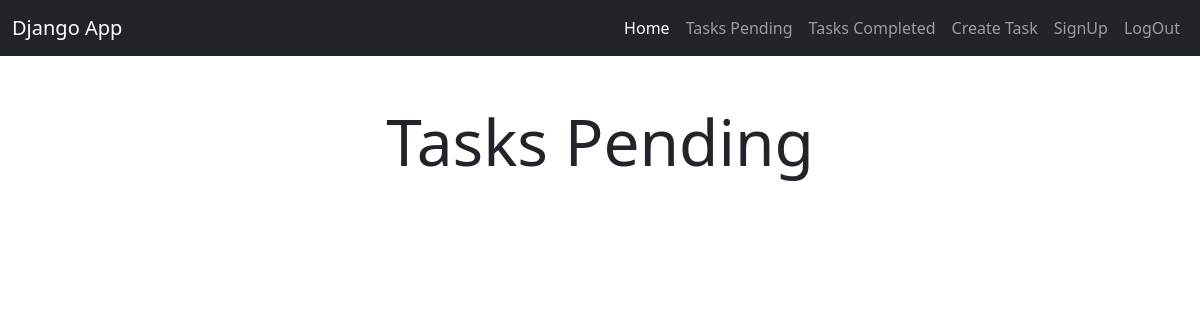
Page /tasks_completed/ (signed in) on the earlier database version.
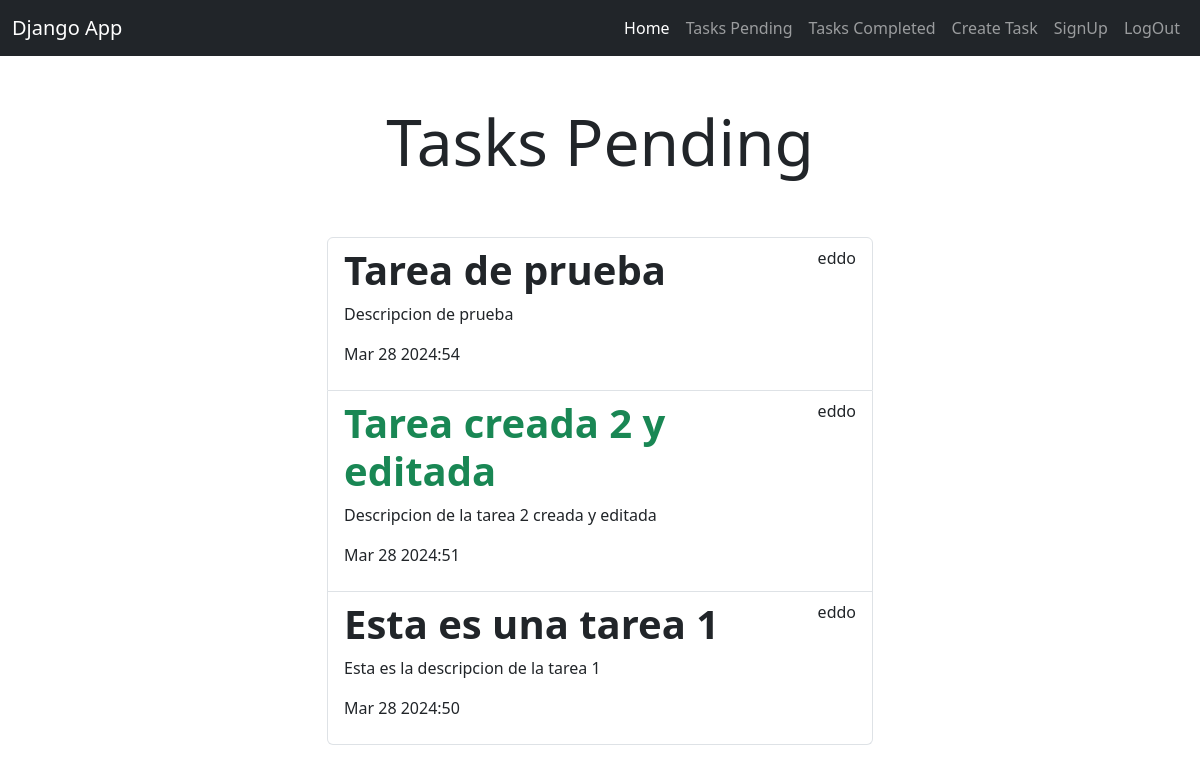
Same page on the later database version.
### tasks/models.py (models this page shows, shortened)
class Task(models.Model):
    title = models.CharField(max_length=100)
    description = models.TextField(blank=True)
    created = models.DateField(auto_now_add=True)
    datecompleted = models.DateTimeField(null=True, blank=True)
    important = models.BooleanField(default=False)
    user = models.ForeignKey(User, on_delete=models.CASCADE)

### tasks/views.py (the view)
# urls.py: path('tasks_completed/', views.tasks_completed, name='tasks_completed'),
@login_required
def tasks_completed(request):
    tasks = Task.objects.filter(user=request.user, datecompleted__isnull=False).order_by('-datecompleted')
    return render(request, 'tasks.html', {
        'tasks': tasks
    })

### tasks/templates/tasks.html
{% extends 'base.html' %}
{% block content %}
<main class="container">
    <div class="row">
        <div class="col-md-6 offset-md-3">
            <h1 class="text-center display-3 py-5">Tasks Pending</h1>
            <ul class="list-group">
                {% for task in tasks %}
                <a class="list-group-item" href="{% url 'task_detail' task.id %}">
                    <header class="d-flex justify-content-between">
                        {% if task.important %}
                        <h1 class="fw-bold text-success"><strong>{{task.title}}</strong></h1>
                        <p>{{task.user.username}}</p>
                        {% else %}
                        <h1 class="fw-bold">{{task.title}}</h1>
                        <p>{{task.user.username}}</p>
                        {% endif %}
                    </header>
                    <p>{{task.description}}</p>
                    <p>{{task.datecompleted|date:'M j Y:i'}}</p>
                </a>
                {% endfor %}
            </ul>
        </div>
    </div>
</main>
{% endblock %}

Differences in the rows shown:
added Task: title "Tarea de prueba", user.username "eddo", description "Descripcion de prueba", datecompleted "Mar 28 2024:54"
now on this page (row edited): Task: title "Tarea creada 2 y editada", user.username "eddo", description "Descripcion de la tarea 2 creada y editada", datecompleted "Mar 28 2024:51"
now on this page (row edited): Task: title "Esta es una tarea 1", user.username "eddo", description "Esta es la descripcion de la tarea 1", datecompleted "Mar 28 2024:50"
